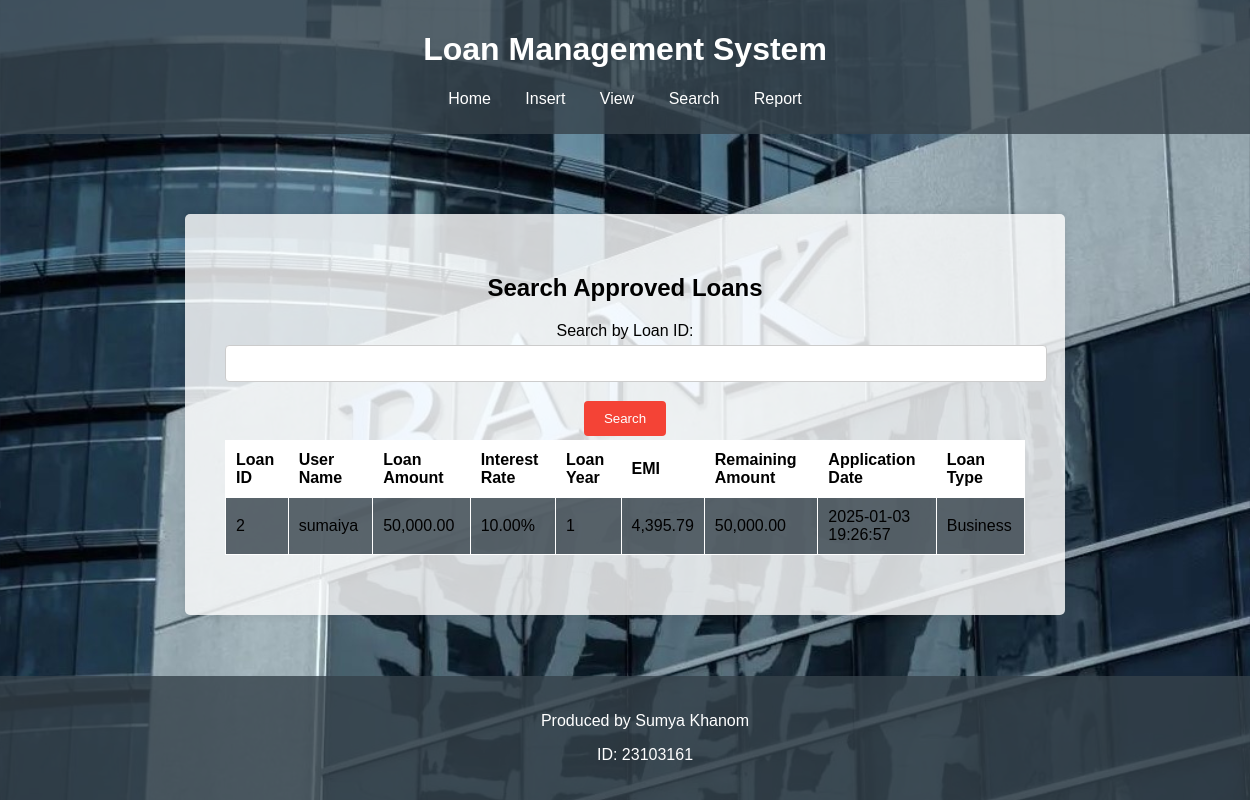
The app's page /search.php?loan_id=2 with its own data.
### tables this page shows
CREATE TABLE `tb_loans` (
  `loan_id` int(11) NOT NULL,
  `user_name` varchar(100) NOT NULL,
  `nid_number` varchar(50) NOT NULL,
  `father_name` varchar(100) NOT NULL,
  `mother_name` varchar(100) NOT NULL,
  `dob` date NOT NULL,
  `nationality` varchar(50) NOT NULL,
  `loan_amount` decimal(10,2) NOT NULL,
  `interest_rate` decimal(5,2) NOT NULL,
  `loan_year` int(11) NOT NULL,
  `loan_type` enum('Personal','Business','Education') NOT NULL,
  `application_date` timestamp NOT NULL DEFAULT current_timestamp(),
  `status` varchar(255) DEFAULT NULL
);

### search.php (the view, shortened to what this page needs)
<?php
$loanApplications = array();
$servername = "localhost";
$username = "root";
$password = "";
$dbname = "db_l";
$conn = new mysqli($servername, $username, $password, $dbname);
if (isset($_GET['loan_id'])) {
    $loanIdToSearch = $_GET['loan_id'];
    $searchSql = "SELECT * FROM tb_loans WHERE loan_id = ? AND status = 'Approved'";
    $stmt = $conn->prepare($searchSql);
    $stmt->bind_param("i", $loanIdToSearch);
    $stmt->execute();
    $result = $stmt->get_result();
    if ($result->num_rows > 0) {
        while ($row = $result->fetch_assoc()) {
            $principal = $row['loan_amount'];
            $annualInterestRate = $row['interest_rate'];
            $monthlyInterestRate = $annualInterestRate / 12 / 100;
            $loanTenureMonths = $row['loan_year'] * 12;
            if ($monthlyInterestRate > 0) {
                $emi = ($principal * $monthlyInterestRate * pow(1 + $monthlyInterestRate, $loanTenureMonths)) / (pow(1 + $monthlyInterestRate, $loanTenureMonths) - 1);
            } else {
                $emi = $principal / $loanTenureMonths;
            }
            $row['emi'] = round($emi, 2);
            $row['remaining_amount'] = $row['loan_amount'];
            $loanApplications[] = $row;
        }
    } else {
        $message = "No approved loan application found with Loan ID: " . $loanIdToSearch;
    }
} else {
    $message = "Please enter a Loan ID to search.";
}
?>
<!DOCTYPE html>
<html lang="en">
<head>
    <link rel="stylesheet" href="styles.css">
</head>
<body>
<header>
    <h1>Loan Management System</h1>
    <nav>
        <ul>
            <li><a href="index.php">Home</a></li>
            <li class="dropdown">
                <a href="#">Insert</a>
            </li>
            <li class="dropdown">
                <a href="#">View</a>
            </li>
            <li><a href="search.php">Search</a></li>
            <li><a href="report.php">Report</a></li>
        </ul>
		    </nav>
</header>
<div class="container">
    <div class="form-box">
        <h2>Search Approved Loans</h2>
        <form method="GET" action="">
            <label for="searchLoanId">Search by Loan ID:</label>
            <input type="text" id="searchLoanId" name="loan_id" required>
            <button type="submit">Search</button>
        </form>
        <?php if (!empty($loanApplications)): ?>
            <table>
                <tr>
                    <th>Loan ID</th>
                    <th>User Name</th>
                    <th>Loan Amount</th>
                    <th>Interest Rate</th>
                    <th>Loan Year</th>
                    <th>EMI</th>
                    <th>Remaining Amount</th>
                    <th>Application Date</th>
                    <th>Loan Type</th>
                </tr>
                <?php foreach ($loanApplications as $application): ?>
                    <tr>
                        <td><?php echo $application['loan_id']; ?></td>
                        <td><?php echo $application['user_name']; ?></td>
                        <td><?php echo number_format($application['loan_amount'], 2); ?></td>
                        <td><?php echo number_format($application['interest_rate'], 2); ?>%</td>
                        <td><?php echo $application['loan_year']; ?></td>
                        <td><?php echo number_format($application['emi'], 2); ?></td>
                        <td><?php echo number_format($application['remaining_amount'], 2); ?></td>
                        <td><?php echo $application['application_date']; ?></td>
                        <td><?php echo $application['loan_type']; ?></td>
                    </tr>
                <?php endforeach; ?>
            </table>
        <?php endif; ?>
    </div>
</div>
<footer>
    <p>Produced by Sumya Khanom</p>
    <p>ID: 23103161</p>
</footer>
</body>
</html>

### styles.css (style rules this page uses)
body { font-family: Arial, sans-serif; margin: 0; padding: 0; background-image: url('x.jpg'); background-size: cover; background-position: center; display: flex; flex-direction: column; min-height: 100vh; color: black; }
header { background: rgba(53, 66, 74, 0.8); color: #ffffff; padding: 10px 0; text-align: center; }
nav { margin: 10px 0; }
nav ul { list-style: none; padding: 0; }
nav ul li { display: inline; margin: 0 15px; position: relative; }
nav ul li a { color: #ffffff; text-decoration: none; }
.dropdown { display: inline-block; }
table { width: 100%; border-collapse: collapse; margin-bottom: 20px; }
table, th, td { border: 1px solid white; }
th, td { padding: 10px; text-align: left; }
th { background-color:#ffffff; color: black; }
tr:nth-child(even) { background-color: rgba(53, 66, 74, 0.8); }
.container { width: 80%; margin: 20px auto; flex: 1; display: flex; justify-content: center; align-items: center; text-align: center; }
.container { width: 80%; margin: auto; flex: 1; display: flex; justify-content: center; align-items: center; flex-direction: column; }
.form-box { background: rgba(255, 255, 255, 0.8); padding: 40px; border-radius: 5px; box-shadow: 0 0 10px rgba(0, 0, 0, 0.1); color: black; width: 100%; max-width: 800px; margin-top: 20px; text-align: center; }
.form-box h2 { margin-bottom: 20px; }
.form-box label { display: block; margin: 10px 0 5px; }
.form-box input, .form-box select { width: 100%; padding: 10px; margin-bottom: 15px; border: 1px solid #ccc; border-radius: 4px; }
.form-box button { padding: 10px 20px; background-color: #007bff; color: white; border: none; border-radius: 4px; cursor: pointer; }
button { background-color: #4CAF50; color: white; border: none; padding: 10px 15px; text-align: center; text-decoration: none; display: inline-block; margin: 4px 2px; cursor: pointer; border-radius: 5px; }
button[type="submit"] { background-color: #f44336; }
footer { text-align: center; padding: 20px; background: rgba(53, 66, 74, 0.8); color: #ffffff; position: relative; bottom: 0; width: 100%; }

### records on screen
tb_loans: loan_id "2", user_name "sumaiya", loan_amount "50,000.00", interest_rate "10.00", loan_year "1", emi "4,395.79", application_date "2025-01-03 19:26:57", loan_type "Business"
